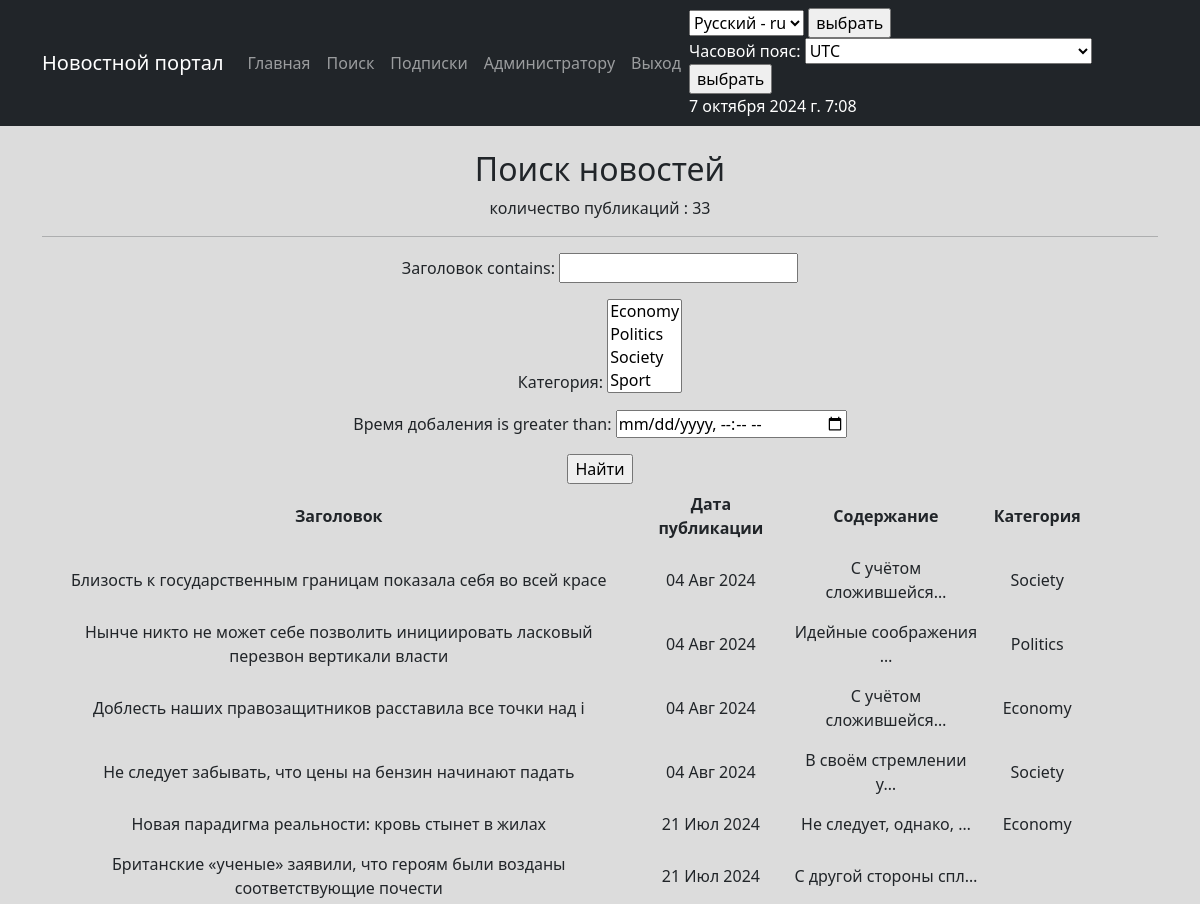
Page /news/search/ (upper part) on the earlier database version.
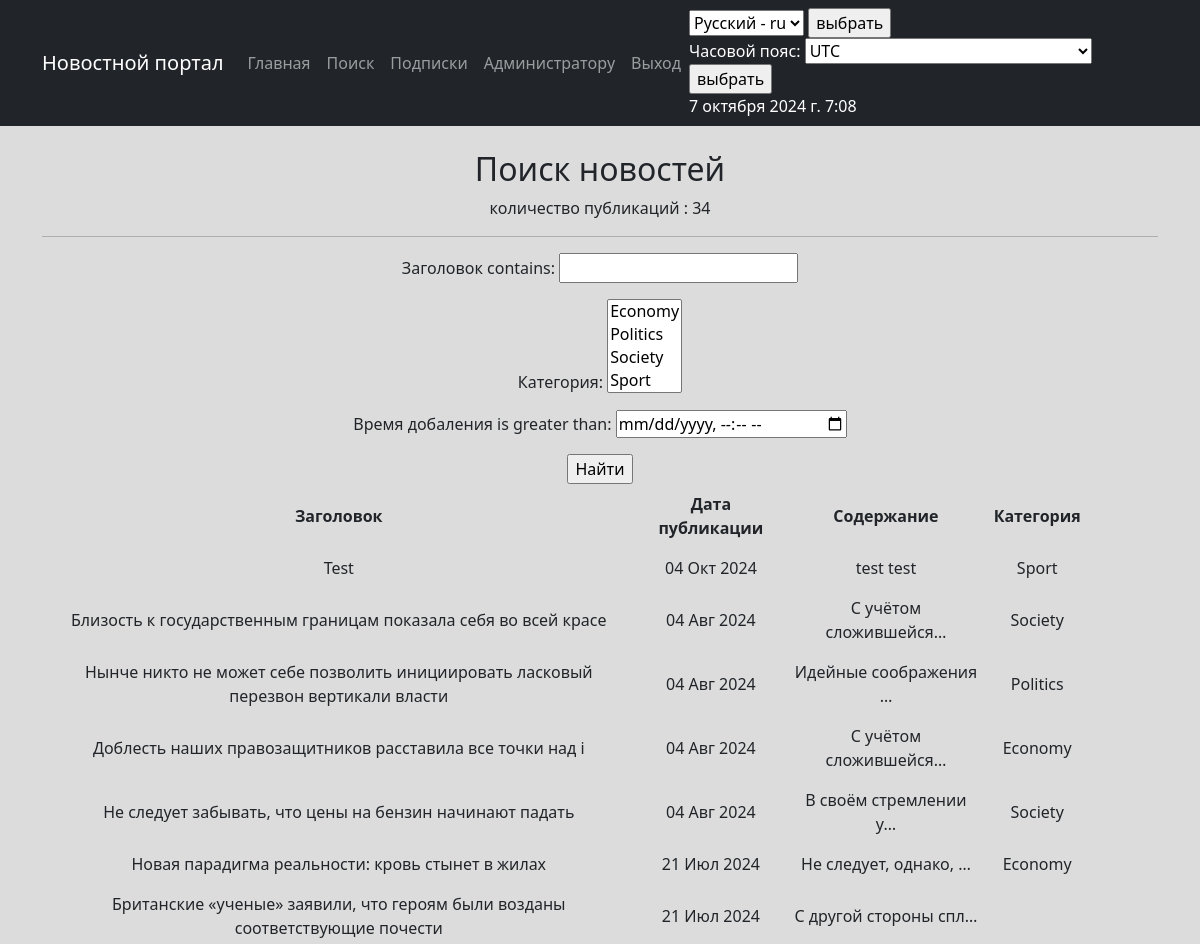
Same page on the later database version.
### news/models.py (models this page shows, shortened)
class Post(models.Model):
    article = "AR"
    news = "NW"
    TYPES = [
        (article, 'Статья'),
        (news, 'Новость')
    ]
    author = models.ForeignKey(User, on_delete=models.CASCADE)
    type = models.CharField(max_length=2, choices=TYPES, default=article)
    add_time = models.DateTimeField(auto_now_add=True, verbose_name=pgettext_lazy('add_time', 'time of addition'))
    category = models.ManyToManyField(Category, through='PostCategory', verbose_name=pgettext_lazy('', 'category'))
    heading = models.CharField(max_length=255, verbose_name=pgettext_lazy('', 'heading'))
    text = models.TextField(verbose_name=pgettext_lazy('', 'text'))
    rating = models.IntegerField(default=0)

class Category(models.Model):
    category_name = models.CharField(max_length=255, unique=True)
    def __str__(self):
        return f'{self.category_name}'

### news/views.py (the view, shortened to what this page needs)
# urls.py: path('search/', PostSearch.as_view(), name='post_search'),
class PostSearch(ListView):
    model = Post
    template_name = 'post_search.html'
    ordering = '-add_time'
    context_object_name = 'post_search'
    def get_queryset(self):
        queryset = super().get_queryset()
        self.filterset = PostFilter(self.request.GET, queryset)
        return self.filterset.qs
    def get_context_data(self, **kwargs):
        context = super().get_context_data(**kwargs)
        context['filterset'] = self.filterset
        context['current_time'] = timezone.localtime(timezone.now())
        context['timezones'] = pytz.common_timezones
        return context

### news/templatetags/custom_filters.py (called while the page is built)
@register.filter()
def censor(value):
    try:
        if type(value) is str:
            for word in censor_list:
                if word in value.lower().split():
                    value = value.replace(word[1:], "*" * len(word[1:]))
            return value
    except TypeError as e:
        print(e)

### templates/post_search.html (shortened to what this page needs)
{% extends 'flatpages/default.html' %}
{% load custom_filters %}
{% load i18n %}
{% block content %}
    <br>
    <h2>{% trans "Поиск новостей"%} </h2>
    <p>{% trans "количество публикаций" %} : {{ post_search|length }} </p>
    <hr>
    <form action="" method="get">
        {{ filterset.form.as_p }}
        <input type="submit" value="{% trans 'Найти' %}"/>
    </form>
    {% if post_search %}
        <table width="100%" cellpadding="8px">
            <tr>
                <td> <strong> {% trans "Заголовок" %} </strong> </td>
                <td> <strong> {% trans "Дата публикации" %} </strong> </td>
                <td> <strong> {% trans "Содержание" %} </strong> </td>
                <td> <strong> {% trans "Категория" %} </strong> </td>
            </tr>
            {% for post in post_search %}
            <tr>
                <td> {{ post.heading|censor }}</td>
                <td> {{ post.add_time|date:'d M Y' }} </td>
                <td> {{ post.text|censor|truncatechars:21 }} </td>
                {% for cat in post.category.all %}
                    <td> {{cat.category_name}} </td>
                {% endfor %}
            </tr>
            {% endfor %}
        </table>
    {% else %}
        <h2>{% trans "Новостей нет!"%}</h2>
    {% endif %}
{% endblock content %}

Differences in the rows shown:
added Post: heading|censor "Test", add_time "04 Окт 2024", text|censor "test test"
now on this page (row unchanged): Category: category_name "Sport", shown under "Test"
Other differences:
{{ post_search|length }}: "33" → "34"
